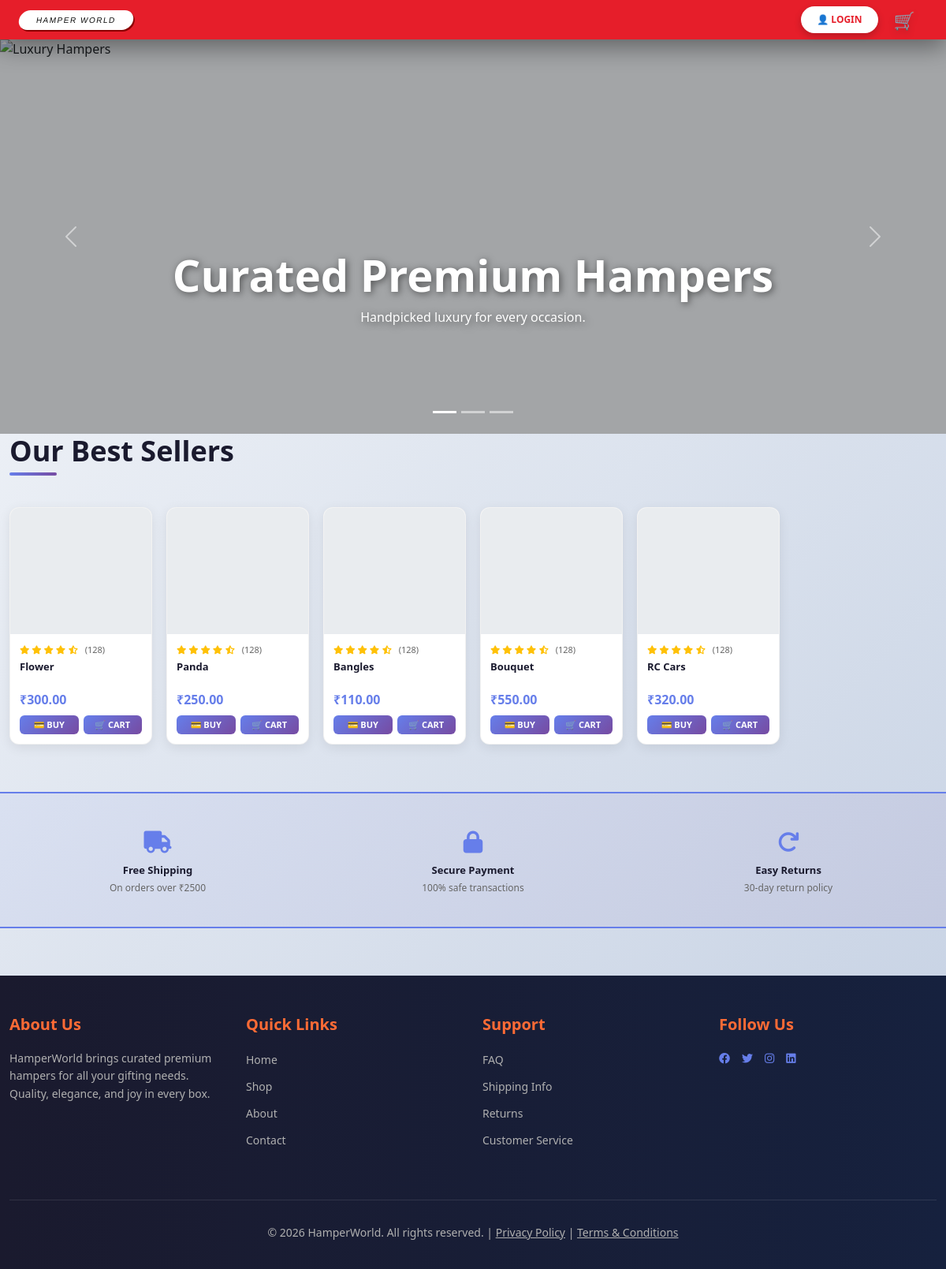
The page / on the database its author committed.
### hamperapp/models.py (models this page shows, shortened)
class Hamper(models.Model):
    name = models.CharField(max_length=100)
    description = models.TextField()
    price = models.DecimalField(max_digits=10, decimal_places=2)
    image = models.ImageField(upload_to='hamper_images/')

### hamperapp/views.py (the view)
# urls.py: path('', views.hamper_list, name='hamper_list'),
@cache_control(no_cache=True, no_store=True, must_revalidate=True)
def hamper_list(request):
    all_hampers = Hamper.objects.all().order_by('-id')
    paginator = Paginator(all_hampers, 12)
    page_number = request.GET.get('page')
    hampers = paginator.get_page(page_number)
    cart = Cart(request)
    cart_items_count = cart.get_total_items()
    return render(request, 'list.html', {
        'hampers': hampers,
        'cart_items_count': cart_items_count,
        'paginator': paginator
    })

### hamperapp/cart.py (called while the page is built)
    def get_total_items(self):
        return sum(item['quantity'] for item in self.cart.values())

### hamperapp/templates/list.html (shortened to what this page needs)
<!DOCTYPE html>
<html lang="en">
<head>
    <link href="https://cdn.jsdelivr.net/npm/bootstrap@5.3.0/dist/css/bootstrap.min.css" rel="stylesheet">
    <link rel="stylesheet" href="https://cdnjs.cloudflare.com/ajax/libs/font-awesome/6.4.0/css/all.min.css">
</head>
<body>
    <nav class="navbar navbar-custom sticky-top">
    <div class="container-fluid px-4">
        <a class="navbar-brand-text" href="{% url 'hamper_list' %}">
            <div class="kitkat-logo-badge-nav">Hamper World</div>
        </a>
        <div class="navbar-nav-custom ms-auto">
            {% if user.is_authenticated %}
                <a href="{% url 'cart_summary' %}" class="cart-icon" style="text-decoration: none;">
                    🛒
                    {% if cart_items_count > 0 %}
                        <span class="cart-count">{{ cart_items_count }}</span>
                    {% endif %}
                </a>
                <a href="{% url 'order_history' %}" class="nav-link-custom" style="text-decoration: none;">
                    📜 MY ORDERS
                </a>
                <span class="nav-link-custom d-none d-md-inline">👤 {{ user.username|upper }}</span>
                <form action="{% url 'logout' %}" method="post" class="d-inline">
                    {% csrf_token %}
                    <button type="submit" class="btn-logout-kitkat">LOGOUT</button>
                </form>
            {% else %}
                <a href="{% url 'login' %}" class="btn-login-kitkat">👤 LOGIN</a>
                <a href="{% url 'cart_summary' %}" class="cart-icon" style="text-decoration: none;">🛒</a>
            {% endif %}
        </div>
    </div>
</nav>
{% load static %}
<div id="heroCarousel" class="carousel slide carousel-fade" data-bs-ride="carousel">
    <div class="carousel-indicators">
        <button type="button" data-bs-target="#heroCarousel" data-bs-slide-to="0" class="active"></button>
        <button type="button" data-bs-target="#heroCarousel" data-bs-slide-to="1"></button>
        <button type="button" data-bs-target="#heroCarousel" data-bs-slide-to="2"></button>
    </div>
    <div class="carousel-inner">
        <div class="carousel-item active" data-bs-interval="5000">
            <img src="{% static 'images/ban1.png' %}" class="d-block w-100 hero-img" alt="Luxury Hampers">
            <div class="carousel-caption">
                <h1 class="display-4 fw-bold">Curated Premium Hampers</h1>
                <p>Handpicked luxury for every occasion.</p>
            </div>
        </div>
    </div>
    <button class="carousel-control-prev" type="button" data-bs-target="#heroCarousel" data-bs-slide="prev">
        <span class="carousel-control-prev-icon"></span>
    </button>
    <button class="carousel-control-next" type="button" data-bs-target="#heroCarousel" data-bs-slide="next">
        <span class="carousel-control-next-icon"></span>
    </button>
</div>
    <div class="container mb-5" id="products-section">
        <h2 class="section-title">Our Best Sellers</h2>
        {% if hampers %}
            <div class="products-container">
                {% for hamper in hampers %}
                <div class="hamper-card">
                    <div class="card-img-container">
                        <a href="{% url 'hamper_detail' hamper.pk %}" style="text-decoration: none; display: block; height: 100%;">
                            <img src="{% if hamper.image %}{{ hamper.image.url }}{% else %}https://via.placeholder.com/240x240?text=Premium+Hamper{% endif %}"
                                 class="card-img-top" alt="{{ hamper.name }}" loading="lazy" decoding="async" style="cursor: pointer;">
                        </a>
                    </div>
                    <div class="card-content">
                        <div class="product-rating">
                            <i class="fas fa-star"></i>
                            <i class="fas fa-star"></i>
                            <i class="fas fa-star"></i>
                            <i class="fas fa-star"></i>
                            <i class="fas fa-star-half-alt"></i>
                            <span style="margin-left: 5px; color: #666;">(128)</span>
                        </div>
                        <h6 class="product-name">{{ hamper.name }}</h6>
                        <p class="product-price">₹{{ hamper.price }}</p>
                        <div style="display: flex; gap: 6px; margin-top: 8px;">
                            <a href="{% url 'checkout' hamper.pk %}" class="btn-view" style="flex: 1; text-align: center; text-decoration: none; padding: 4px 0;">💳 BUY</a>
                            <a href="{% url 'cart_add' hamper.pk %}" class="btn-view" style="flex: 1; text-align: center; text-decoration: none; padding: 4px 0;">🛒 CART</a>
                        </div>
                    </div>
                </div>
                {% endfor %}
            </div>
        {% else %}
            <div class="alert alert-custom alert-info">
                <i class="fas fa-info-circle"></i> No hampers available at the moment. Please check back soon!
            </div>
        {% endif %}
    </div>
    <div class="features-section">
        <div class="container">
            <div class="row">
                <div class="col-md-4">
                    <div class="feature-item">
                        <div class="feature-icon"><i class="fas fa-truck"></i></div>
                        <h5>Free Shipping</h5>
                        <p>On orders over ₹2500</p>
                    </div>
                </div>
                <div class="col-md-4">
                    <div class="feature-item">
                        <div class="feature-icon"><i class="fas fa-lock"></i></div>
                        <h5>Secure Payment</h5>
                        <p>100% safe transactions</p>
                    </div>
                </div>
                <div class="col-md-4">
                    <div class="feature-item">
                        <div class="feature-icon"><i class="fas fa-redo"></i></div>
                        <h5>Easy Returns</h5>
                        <p>30-day return policy</p>
                    </div>
                </div>
            </div>
        </div>
    </div>
    <footer class="footer-custom">
        <div class="container">
            <div class="row mb-5">
                <div class="col-md-3">
                    <div class="footer-section">
                        <h5>About Us</h5>
                        <p style="font-size: 14px; color: #b0b0b0; line-height: 1.6;">
                            HamperWorld brings curated premium hampers for all your gifting needs. Quality, elegance, and joy in every box.
                        </p>
                    </div>
                </div>
                <div class="col-md-3">
                    <div class="footer-section">
                        <h5>Quick Links</h5>
                        <ul>
                            <li><a href="{% url 'hamper_list' %}">Home</a></li>
                            <li><a href="#shop">Shop</a></li>
                            <li><a href="#about">About</a></li>
                            <li><a href="#contact">Contact</a></li>
                        </ul>
                    </div>
                </div>
                <div class="col-md-3">
                    <div class="footer-section">
                        <h5>Support</h5>
                        <ul>
                            <li><a href="#faq">FAQ</a></li>
                            <li><a href="#shipping">Shipping Info</a></li>
                            <li><a href="#returns">Returns</a></li>
                            <li><a href="#contact">Customer Service</a></li>
                        </ul>
                    </div>
                </div>
                <div class="col-md-3">
                    <div class="footer-section">
                        <h5>Follow Us</h5>
                        <div style="font-size: 24px; display: flex; gap: 15px;">
                            <a href="#" style="color: #667eea;"><i class="fab fa-facebook"></i></a>
                            <a href="#" style="color: #667eea;"><i class="fab fa-twitter"></i></a>
                            <a href="#" style="color: #667eea;"><i class="fab fa-instagram"></i></a>
                            <a href="#" style="color: #667eea;"><i class="fab fa-linkedin"></i></a>
                        </div>
                    </div>
                </div>
            </div>
            <div class="footer-bottom">
                <p>&copy; 2026 HamperWorld. All rights reserved. | <a href="#" style="color: #b0b0b0;">Privacy Policy</a> | <a href="#" style="color: #b0b0b0;">Terms & Conditions</a></p>
            </div>
        </div>
    </footer>
</body>
</html>

### rows shown on the page
Hamper: image (picture), name "Flower", price "300.00"
Hamper: image (picture), name "Panda", price "250.00"
Hamper: image (picture), name "Bangles", price "110.00"
Hamper: image (picture), name "Bouquet", price "550.00"
Hamper: image (picture), name "RC Cars", price "320.00"
